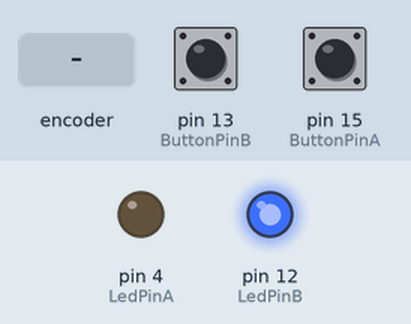
Simulated run of this sketch. Board: Arduino Uno, built with avr-gcc and run on an emulated ATmega328P. On the bench: output pins drawn as LEDs (lit = HIGH). Dashed ring = blinking. The inputs (shaded band) are chosen by the test bench; at power-on: pin 13 (ButtonPinB) LOW, pin 15 (ButtonPinA) LOW.

Above: at 1.2 s.
1.3 s: rotary encoder on pin 15 (ButtonPinA) / pin 13 (ButtonPinB) turned 3 steps (first pin leading)
At 1.42 s:
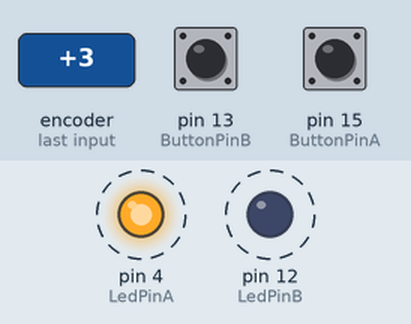
At 2.3 s:
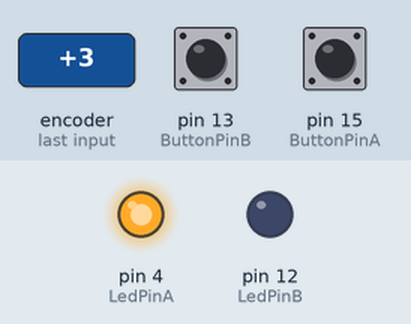
Timing chart, 0 to 4.3 s (numbered marks = the images above; inputs shaded):
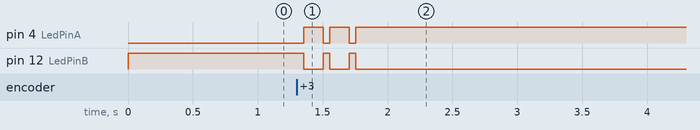

The sketch:

Light_Cups.ino
```cpp
#include<Arduino.h>
#include<analogWrite.h>

int LedPinA = 4;
int LedPinB = 12;
int ButtonPinA = 15;
int ButtonPinB = 13;
int buttonStateA = 0;
int buttonStateB = 0;
int brightness = 0;

void setup()
{
pinMode(LedPinA, OUTPUT);
pinMode(LedPinB, OUTPUT);
pinMode(ButtonPinA, INPUT);
pinMode(ButtonPinB, INPUT);
}

void loop()
{
buttonStateA = digitalRead(ButtonPinA);
if (buttonStateA == HIGH && brightness != 255)
{
brightness ++;
}
buttonStateB = digitalRead(ButtonPinB);


if (buttonStateB == HIGH && brightness != 0)
{
brightness --;
}
analogWrite(LedPinA,brightness);
analogWrite(LedPinB,255-brightness);
}
```

Measured:
- after the input at 1.3 s, pin 4 (LedPinA): alternates HIGH for 0.15 s and LOW for 0.05 s, 5 changes in all, then stays HIGH, starting after 0.05 s; pin 12 (LedPinB): alternates HIGH for 0.05 s and LOW for 0.15 s, 5 changes in all, then stays LOW, starting after 0.05 s
